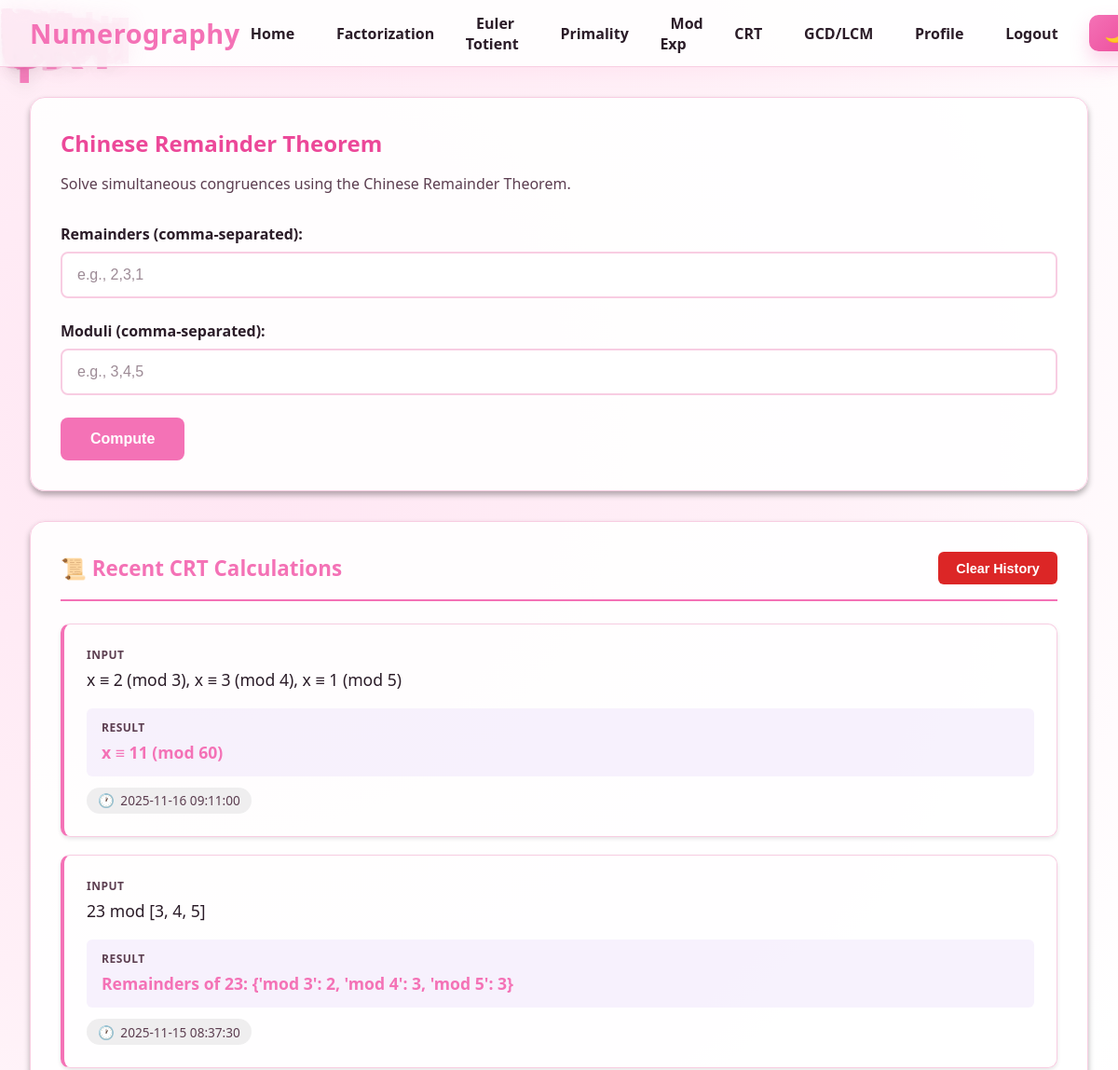
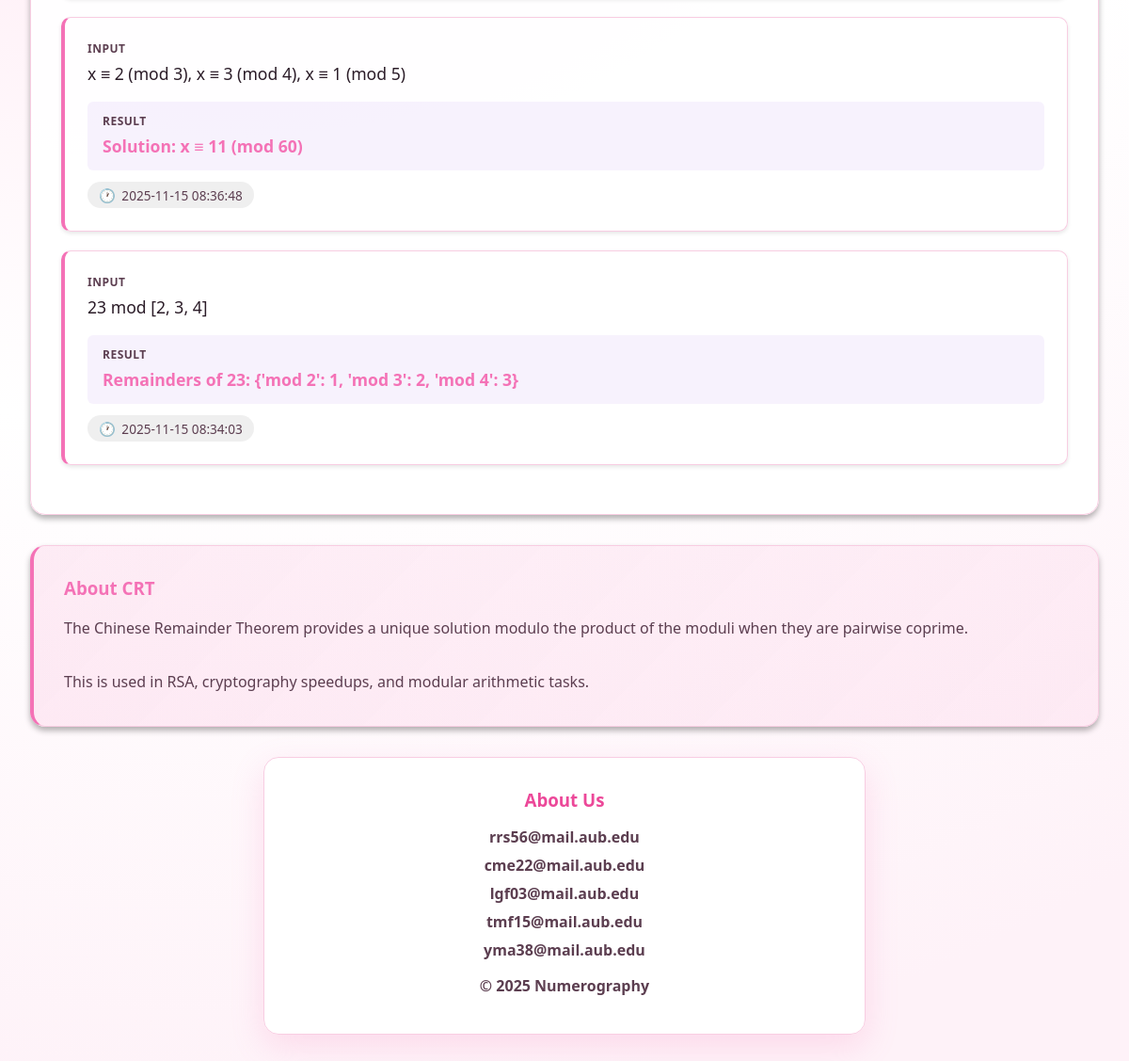
Screenshot of /chinese-remainder (signed in) with the database file from the repository (2 pictures, top to bottom).
### app.py (models this page shows)
class Calculation(db.Model):
    __tablename__ = "calculations"
    id = db.Column(db.Integer, primary_key=True)
    user_id = db.Column(db.Integer, db.ForeignKey("users.id"), nullable=True)
    operation_type = db.Column(db.String(50), nullable=False)
    input_values = db.Column(db.Text, nullable=False)
    output_result = db.Column(db.Text, nullable=False)
    notes = db.Column(db.Text, nullable=True)
    is_starred = db.Column(db.Boolean, default=False)
    computed_at = db.Column(db.DateTime, default=datetime.utcnow)

### app.py (the view)
@app.route("/chinese-remainder")
def chinese_remainder():
    history = fetch_calculation_history("crt")
    return render_template("crt.html", history=history)

### app.py (called while the page is built, shortened)
@login_manager.user_loader
def load_user(user_id):
    return User.query.get(int(user_id))

def fetch_calculation_history(operation):
    if current_user.is_authenticated:
        calcs = Calculation.query.filter_by(
            user_id=current_user.id,
            operation_type=operation
        ).order_by(Calculation.computed_at.desc()).limit(15).all()
        return [{
            "id": c.id,
            "inputs": format_inputs_for_display(operation, c.input_values),
            "result": c.output_result,
            "timestamp": c.computed_at.strftime("%Y-%m-%d %H:%M:%S"),
            "starred": c.is_starred
        } for c in calcs]

### templates/crt.html (shortened to what this page needs)
{% extends "base.html" %}
{% block content %}
<div class="card">
    <h2>Chinese Remainder Theorem</h2>
    <p style="color: var(--text-muted); margin-bottom: 2rem;">
        Solve simultaneous congruences using the Chinese Remainder Theorem.
    </p>
    <div class="form-group">
        <label for="remainders">Remainders (comma-separated):</label>
        <input type="text" id="remainders" placeholder="e.g., 2,3,1">
    </div>
    <div class="form-group">
        <label for="moduli">Moduli (comma-separated):</label>
        <input type="text" id="moduli" placeholder="e.g., 3,4,5">
    </div>
    <button id="calcBtn" class="btn btn-primary">Compute</button>
</div>
{% if history %}
<div class="card history-section">
    <div class="history-header">
        <h3>📜 Recent CRT Calculations</h3>
        <button id="clearHistoryBtn" class="btn btn-danger">Clear History</button>
    </div>
    <div id="historyList">
        {% for item in history %}
        <div class="history-item">
            <div class="history-item-input">
                <div class="history-item-label">Input</div>
                <div class="history-item-content">{{ item.inputs }}</div>
            </div>
            <div class="history-item-result">
                <div class="history-item-label">Result</div>
                <div class="history-item-content">{{ item.result }}</div>
            </div>
            <div class="timestamp">{{ item.timestamp }}</div>
        </div>
        {% endfor %}
    </div>
</div>
{% endif %}
<div class="card about-section">
    <h3>About CRT</h3>
    <p style="color: var(--text-muted); line-height: 1.8;">
        The Chinese Remainder Theorem provides a unique solution modulo the product
        of the moduli when they are pairwise coprime.
        <br><br>
        This is used in RSA, cryptography speedups, and modular arithmetic tasks.
    </p>
</div>
{% endblock %}

### templates/base.html (style rules this page uses)
* { margin: 0; padding: 0; box-sizing: border-box; }
:root { --primary: #f472b6; --primary-dark: #ec4899; --text: #2b1c28; --text-muted: #5c3e50; --border: #f8cde2; --card: rgba(255, 255, 255, 0.9); --card-strong: rgba(255, 255, 255, 0.95); --glow: 0 12px 35px rgba(244, 114, 182, 0.2); --accent: #9b8cff; --mint: #cce0ff; --citrus: #f3a5d6; --night: #0b111c; --font-display: "Segoe UI", "Helvetica Neue", sans-serif; --gradient: radial-gradient(circle at 20% 20%, #ffe6f3 0, #fff0f7 30%, #ffffff 55%, #fef2f8 90%); }
body { font-family: var(--font-display); background: var(--gradient) fixed; color: var(--text); min-height: 100vh; transition: background 0.4s ease, color 0.3s ease; position: relative; overflow-x: hidden; }
.card { background: var(--card); border: 1px solid var(--border); border-radius: 16px; padding: 2rem; margin-bottom: 2rem; backdrop-filter: blur(12px); box-shadow: var(--glow); }
.card h2, .test-heading { color: var(--primary-dark); margin-bottom: 1rem; }

### templates/crt.html (style rules this page uses)
.form-group { margin-bottom: 1.5rem; }
.form-group label { display: block; font-size: 1rem; font-weight: 600; margin-bottom: 0.5rem; color: var(--text); }
.form-group input, .form-group select { width: 100%; padding: 0.875rem 1rem; font-size: 1rem; background-color: rgba(255,255,255,0.9); border: 2px solid var(--border); border-radius: 8px; color: #000; transition: all 0.3s ease; }
.form-group input::placeholder, .form-group select::placeholder { color: var(--text-muted); opacity: 0.6; }
.btn { padding: .875rem 2rem; font-size:1rem; font-weight:600; border:none; border-radius:8px; cursor:pointer; transition:.3s; display:inline-block; }
.btn-primary { background: var(--primary); color:white; }
.card { animation: fadeIn .5s ease-out; box-shadow:0 4px 6px rgba(0,0,0,.3); }
.history-section { margin-top: 2rem; }
.history-header { display: flex; justify-content: space-between; align-items: center; margin-bottom: 1.5rem; padding-bottom: 1rem; border-bottom: 2px solid var(--primary); }
.history-header h3 { color: var(--primary); font-size: 1.4rem; font-weight: 700; margin: 0; }
.history-item { padding: 1.5rem; background: var(--bg-card); border: 1px solid var(--border); border-left: 4px solid var(--primary); border-radius: 10px; margin-bottom: 1.2rem; transition: all 0.3s ease; box-shadow: 0 2px 4px rgba(0,0,0,0.1); animation: slideIn 0.4s ease-out; }
.history-item-label { font-size: 0.75rem; text-transform: uppercase; letter-spacing: 0.5px; color: var(--text-muted); font-weight: 600; margin-bottom: 0.25rem; }
.history-item-content { font-size: 1.1rem; color: var(--text); font-weight: 500; line-height: 1.6; }
.history-item-input { margin-bottom: 1rem; }
.history-item-result { background: rgba(155, 93, 229, 0.08); padding: 0.75rem 1rem; border-radius: 6px; margin-bottom: 0.75rem; }
.history-item-result .history-item-content { color: var(--primary); font-weight: 600; }
.timestamp { display: inline-flex; align-items: center; gap: 0.4rem; color: var(--text-muted); font-size: 0.85rem; font-weight: 500; padding: 0.3rem 0.75rem; background: rgba(100, 100, 100, 0.1); border-radius: 20px; }
.timestamp::before { content: "🕐"; font-size: 0.9rem; }
.btn-danger { background: #dc2626; color: white; padding: 0.6rem 1.2rem; font-size: 0.9rem; font-weight: 600; border: none; border-radius: 6px; cursor: pointer; transition: all 0.3s ease; }
.about-section { background: linear-gradient(135deg, rgba(244, 114, 182, 0.12), rgba(244, 114, 182, 0.08)); border-left: 4px solid var(--primary); }
.about-section h3 { color: var(--primary); margin-bottom:1rem; }

### rows the page displays
Calculation: inputs "x ≡ 2 (mod 3), x ≡ 3 (mod 4), x ≡ 1 (mod 5)", result "x ≡ 11 (mod 60)", timestamp "2025-11-16 09:11:00"
Calculation: inputs "23 mod [3, 4, 5]", result "Remainders of 23: {'mod 3': 2, 'mod 4': 3, 'mod 5': 3}", timestamp "2025-11-15 08:37:30"
Calculation: inputs "x ≡ 2 (mod 3), x ≡ 3 (mod 4), x ≡ 1 (mod 5)", result "Solution: x ≡ 11 (mod 60)", timestamp "2025-11-15 08:36:48"
Calculation: inputs "23 mod [2, 3, 4]", result "Remainders of 23: {'mod 2': 1, 'mod 3': 2, 'mod 4': 3}", timestamp "2025-11-15 08:34:03"
